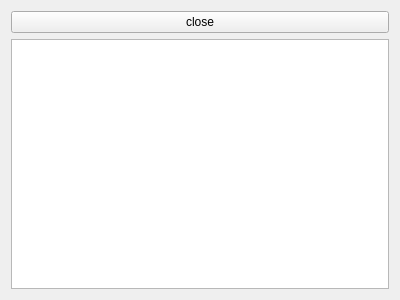
<?xml version="1.0" encoding="UTF-8"?>
<ui version="4.0">
 <class>logger</class>
 <widget class="QWidget" name="logger">
  <property name="geometry">
   <rect>
    <x>0</x>
    <y>0</y>
    <width>400</width>
    <height>300</height>
   </rect>
  </property>
  <property name="windowTitle">
   <string>Form</string>
  </property>
  <layout class="QGridLayout" name="gridLayout">
   <item row="0" column="0">
    <widget class="QPushButton" name="close">
     <property name="text">
      <string>close</string>
     </property>
    </widget>
   </item>
   <item row="1" column="0">
    <widget class="QTextBrowser" name="log"/>
   </item>
  </layout>
 </widget>
 <resources/>
 <connections/>
</ui>
